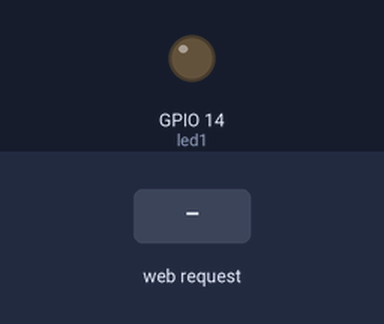
The sketch below on a simulated ESP8266 (Wemos D1 mini). Parts: output pins drawn as LEDs (lit = HIGH). The test bench sets the inputs (shaded band). WiFi joins after 1.5 s; servers stay silent unless stated; the local clock reads 2024-03-15 10:24:30 at power-on unless the sketch sets it; EEPROM starts erased; what the sketch prints to the serial monitor is not drawn.

Above: at 2.7 s.
2.8 s: HTTP request GET /ON1 received
At 3.8 s:
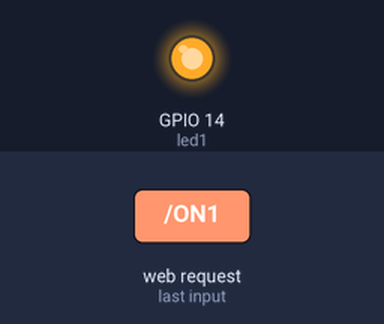
4.3 s: HTTP request GET /OFF1 received
At 4.9 s:
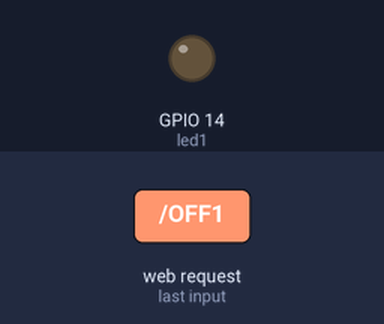
Timing chart, 0 to 7.3 s (numbered marks = the images above; inputs shaded):
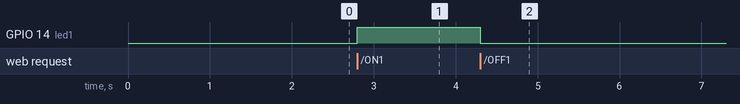

Measured:
- after the input at 2.8 s, GPIO 14 (led1): LOW → HIGH at once
- after the input at 4.3 s, GPIO 14 (led1): HIGH → LOW at once

The sketch:

wemos_webserver.ino
```cpp
#include <EEPROM.h>
#include <time.h>
#include <WiFiClient.h>
#include <ESP8266WiFi.h>
#include <ESP8266WebServer.h>
#include <ESP8266mDNS.h>

#ifndef STASSID
#define STASSID "와이파이 SSID(이름)을 넣으세요."
#define STAPSK  "와이파이 비밀번호를 넣으세요."
#endif

ESP8266WebServer server(80); // 사용하실 포트 번호를 넣으세요.
const char* ssid = STASSID;
const char* password = STAPSK;

const int led1 = 14; // GPIO14
bool isFirstTime = true;
String L1Status;

unsigned long previousMillis = 0; // for Timer
const long interval = 1000;  // for Timer
struct tm * timeinfo; // for Alarm
bool isAlarm = false; // for Alarm

const char BTN1_ON[] PROGMEM = R"=====(
<button type="button" onclick="location.href='OFF1'" style=background-color:#fdfa3d; VALUE="OFF1"; name=submit>ON</button>
)=====";

const char BTN1_OFF[] PROGMEM = R"=====(
<button type="button" onclick="location.href='ON1'" VALUE="ON1"; name=submit>OFF</button>
)=====";

const char MAIN_page[] PROGMEM = R"=====(
<!DOCTYPE html>
<html lang="ko">
<head>
<meta name="viewport"content="width=device-width,initial-scale=1,user-scalable=no"/>
<meta http-equiv="Content-Type" content="text/html; charset=utf-8">
<link rel="icon" href="data:,">
<style>
body{text-align:center;font-family:verdana;}
button{border:0;border-radius:0.8rem;background-color:#1fa3ec;color:rgb(236, 93, 201);line-height:5.0rem;font-size:1.2rem;width:100%}
a{color: #566473;text-decoration: none;}
</style>
<TITLE>
WIFI Controler
</TITLE>
</head>

<BODY>
<div style="text-align:center;display:inline-block;min-width:260px;">
<CENTER>
<h2>IOT System</h2><br />
<p>중앙등</p>
<p>Auto Alarm: <a href="alarm1">@@ALARM@@</a></p>
<form method="post" action="/form1">
<p>@@L1@@</p>
</form>
</CENTER>
<p style=font-size:1px;>@@IP@@</p>
</BODY>
</HTML>
)=====";

void handleRoot() {
  String message = (const __FlashStringHelper *)MAIN_page;

  // 서버가 처음 실행되었을 때만 digitalRead로 ON/OFF 상태 초기화
  if(isFirstTime){
    if(digitalRead(led1)) L1Status = (const __FlashStringHelper *)BTN1_ON;
    else L1Status = (const __FlashStringHelper *)BTN1_OFF;
    isFirstTime = false;
  }

  // 스위치 상태에 맞게 HTML 코드 업데이트
  message.replace("@@L1@@", L1Status);
  message.replace("@@IP@@", WiFi.localIP().toString());
  message.replace("@@ALARM@@", isAlarm ? "Enable" : "Disable");

  server.send(200, "text/html", message);
}

void FunctionON1() {
  L1Status=(const __FlashStringHelper *)BTN1_ON;
  digitalWrite(led1, HIGH);

  server.sendHeader("Location", "/");       // This Line Keeps It on Same Page
  server.send(302, "text/plain", "Updated-- Press Back Button");
}
void FunctionOFF1() {
  L1Status=(const __FlashStringHelper *)BTN1_OFF;;
  digitalWrite(led1, LOW);

  server.sendHeader("Location", "/");       // This Line Keeps It on Same Page
  server.send(302, "text/plain", "Updated-- Press Back Button");
}

void FunctionAlarm1() {
  isAlarm ? isAlarm = false : isAlarm = true;

  server.sendHeader("Location", "/");       // This Line Keeps It on Same Page
  server.send(302, "text/plain", "Updated-- Press Back Button");
  isAlarm ? EEPROM.write(1, 1) : EEPROM.write(1, 0); // EEPROM 1번지에 Alarm 설정값 저장. true:1, false:0
  EEPROM.commit();
}

void handleNotFound() {
  String message = "File Not Found\n\n";
  message += "URI: ";
  message += server.uri();
  message += "\nMethod: ";
  message += (server.method() == HTTP_GET) ? "GET" : "POST";
  message += "\nArguments: ";
  message += server.args();
  message += "\n";
  for (uint8_t i = 0; i < server.args(); i++) {
    message += " " + server.argName(i) + ": " + server.arg(i) + "\n";
  }
  server.send(404, "text/plain", message);
}

void check_time(time_t now) {
  timeinfo = localtime(&now);
  //Serial.print(ctime(&now));

  // 초기값, 토요일, 일요일 예외처리
  if(timeinfo->tm_year+1900 < 2021 or timeinfo->tm_wday == 0 or timeinfo->tm_wday == 6 or isAlarm == false) return;
  // 월~금 오전 7시 30분에 자동 점등
  if(timeinfo->tm_hour == 7 and timeinfo->tm_min == 30 and timeinfo->tm_sec == 0) {
    L1Status=(const __FlashStringHelper *)BTN1_ON;
    digitalWrite(led1, HIGH);
  }
}

void setup(void) {
  pinMode(led1, OUTPUT);
  digitalWrite(led1, LOW); // 초기 부팅시, 전등 꺼진 상태로 셋팅
  Serial.begin(115200);
  EEPROM.begin(512);
  WiFi.mode(WIFI_STA);
  wifi_set_sleep_type(NONE_SLEEP_T); // 외부 전원을 사용할 예정이므로, Sleep 모드 사용 안함
  WiFi.begin(ssid, password);
  Serial.println("");

  // load config (alarm)
  EEPROM.read(1) ? isAlarm = true : isAlarm = false;

  // Wait for connection
  while (WiFi.status() != WL_CONNECTED) {
    delay(500);
    Serial.print(".");
  }
  Serial.println("");
  Serial.print("Connected to ");
  Serial.println(ssid);
  Serial.print("IP address: ");
  Serial.println(WiFi.localIP());

  // 외부 NTP서버와 시간 동기화 수행
  configTime(3600*9, 0, "maths.kaist.ac.kr", "time.bora.net");
  while (!time(nullptr)) {
    delay(500);
    Serial.print(".");
  }
  Serial.println("");

  // MDNS 사용. 현재 내부망에서 http://link.local 접속 가능 상태
  if (MDNS.begin("link")) {
    Serial.println("MDNS responder started");
  }

  server.on("/", handleRoot);
  server.on("/ON1", FunctionON1);
  server.on("/OFF1", FunctionOFF1);
  server.on("/alarm1", FunctionAlarm1);
  server.onNotFound(handleNotFound);

  server.begin();
  Serial.println("HTTP server started");
}

void loop(void) {
  server.handleClient();
  MDNS.update();
  if(isAlarm) {
    // delay 사용 시, 보드가 일시적으로 멈추게 되므로 millis 함수 사용
    unsigned long currentMillis = millis();
    if (currentMillis - previousMillis >= interval) {
      previousMillis = currentMillis;
      time_t now = time(nullptr);
      check_time(now);
    }
  }
}
```
